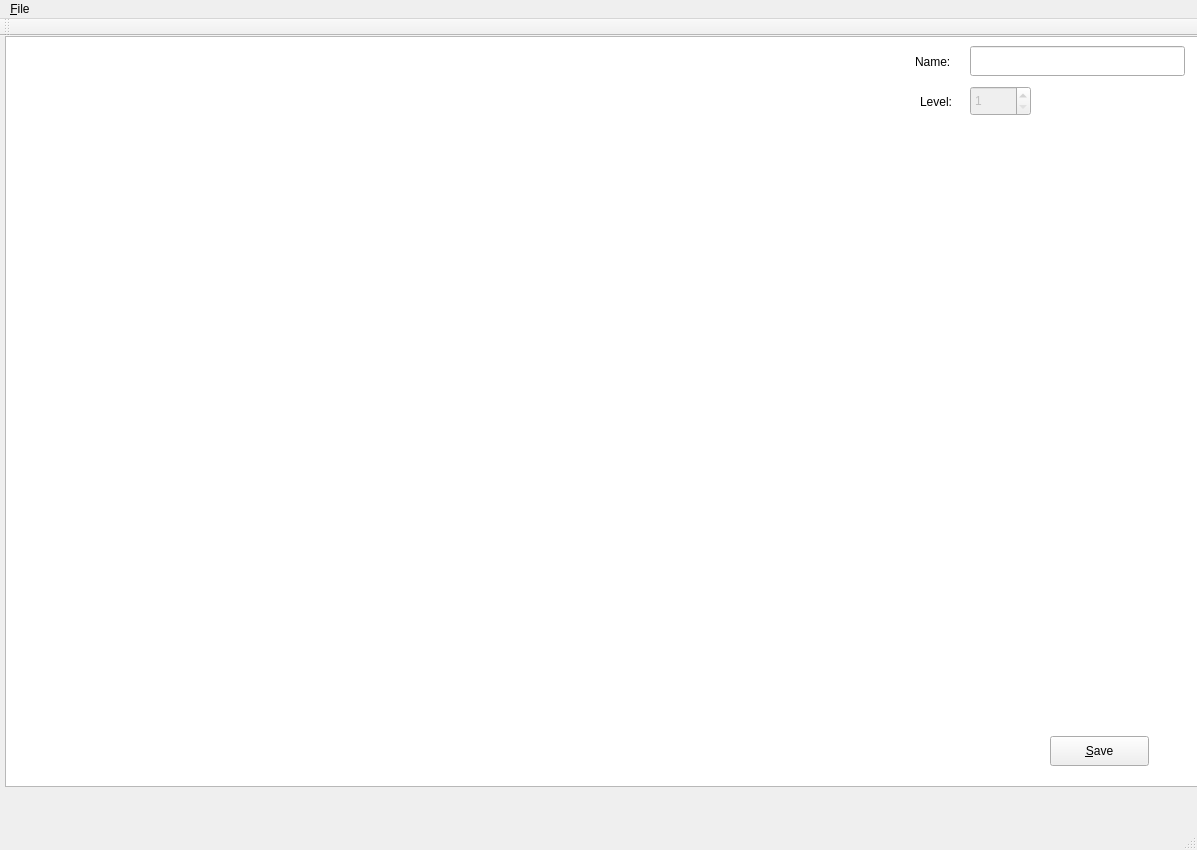
<?xml version="1.0" encoding="UTF-8"?>
<ui version="4.0">
 <class>MainWindow</class>
 <widget class="QMainWindow" name="MainWindow">
  <property name="geometry">
   <rect>
    <x>0</x>
    <y>0</y>
    <width>1197</width>
    <height>850</height>
   </rect>
  </property>
  <property name="windowTitle">
   <string>Level Builder</string>
  </property>
  <widget class="QWidget" name="centralWidget">
   <widget class="QGraphicsView" name="mainView">
    <property name="geometry">
     <rect>
      <x>5</x>
      <y>0</y>
      <width>1200</width>
      <height>751</height>
     </rect>
    </property>
   </widget>
   <widget class="QLabel" name="label">
    <property name="geometry">
     <rect>
      <x>915</x>
      <y>10</y>
      <width>68</width>
      <height>31</height>
     </rect>
    </property>
    <property name="text">
     <string>Name:</string>
    </property>
   </widget>
   <widget class="QLineEdit" name="nameEdit">
    <property name="geometry">
     <rect>
      <x>970</x>
      <y>10</y>
      <width>215</width>
      <height>30</height>
     </rect>
    </property>
   </widget>
   <widget class="QLabel" name="label_2">
    <property name="geometry">
     <rect>
      <x>920</x>
      <y>50</y>
      <width>51</width>
      <height>31</height>
     </rect>
    </property>
    <property name="text">
     <string>Level:</string>
    </property>
   </widget>
   <widget class="QSpinBox" name="levelBox">
    <property name="enabled">
     <bool>false</bool>
    </property>
    <property name="geometry">
     <rect>
      <x>970</x>
      <y>50</y>
      <width>61</width>
      <height>30</height>
     </rect>
    </property>
    <property name="minimum">
     <number>1</number>
    </property>
    <property name="maximum">
     <number>999</number>
    </property>
    <property name="value">
     <number>1</number>
    </property>
   </widget>
   <widget class="QPushButton" name="saveButton">
    <property name="geometry">
     <rect>
      <x>1050</x>
      <y>700</y>
      <width>99</width>
      <height>30</height>
     </rect>
    </property>
    <property name="text">
     <string>&amp;Save</string>
    </property>
   </widget>
  </widget>
  <widget class="QMenuBar" name="menuBar">
   <property name="geometry">
    <rect>
     <x>0</x>
     <y>0</y>
     <width>1197</width>
     <height>30</height>
    </rect>
   </property>
   <widget class="QMenu" name="menu_File">
    <property name="title">
     <string>&amp;File</string>
    </property>
    <addaction name="actionE_xit"/>
   </widget>
   <addaction name="menu_File"/>
  </widget>
  <widget class="QToolBar" name="mainToolBar">
   <attribute name="toolBarArea">
    <enum>TopToolBarArea</enum>
   </attribute>
   <attribute name="toolBarBreak">
    <bool>false</bool>
   </attribute>
  </widget>
  <widget class="QStatusBar" name="statusBar"/>
  <action name="actionE_xit">
   <property name="text">
    <string>E&amp;xit</string>
   </property>
  </action>
 </widget>
 <layoutdefault spacing="6" margin="11"/>
 <resources/>
 <connections/>
</ui>
